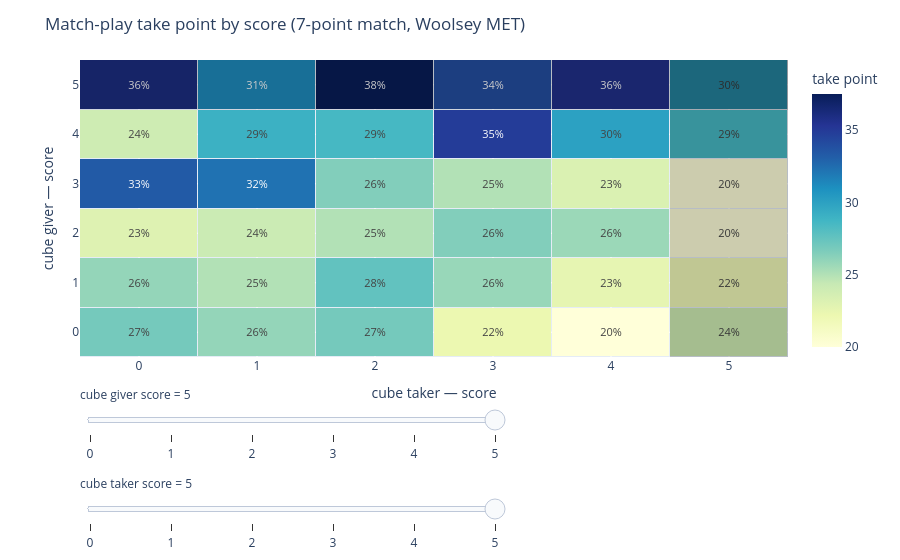

The notebook cell saved with this chart:
### Markdown cell above
## Match play: factoring in the score

In a money game the take point was a fixed 25%, because a point was always worth a point — win or lose, its value never moved. A match breaks that. You are racing to a target, so a point is worth more or less depending on the score: the one that takes you from 6 to 7 wins the whole match, while a point banked at 6–2 barely moves anything. Once a point's worth floats with the score, so does the take point — 25% is no longer the answer everywhere.

So we need what a point is worth at a given score, and that is just your chance of winning the match from there. A **match equity table** (MET) is that chance written out for every score; the map below uses the classic Woolsey–Heinrich MET for a 7-point match.

The take-versus-drop comparison is the same one as in money — only the currency changed, from points to match-winning chances. Dropping locks in one score; taking splits you between winning and losing the doubled game, each landing at a different score. Read those three chances off the MET,

$$\text{TP} = \frac{a - b}{c - b}, \qquad \begin{aligned} a &= \text{drop (doubler scores 1)} \\ b &= \text{take and lose 2} \\ c &= \text{take and win 2} \end{aligned}$$

and the take point is the win rate where taking and dropping break even.

Set the two sliders to the giver's and taker's scores; the crosshair marks the cell, and its number is the taker's take point. The score pulls it both ways. At **5–5**, each side two points from the match, it climbs to about **30%** — the take is fine, but the cube dies after it (two points ends the match), so there is no redouble to lean on. A trailing taker takes tighter, near **34%** when behind (needing 4 while the doubler needs 2); the leader in the mirror takes loose, near **20%**.

Two edges the map leaves off. Reach 6, one point from the match, and the Crawford rule turns the cube off for a game; at 6–6, double match point, you always take and just try to win the game. And these take points are cubeless — where the cube stays live, like 2–2, a redouble you still own pulls them a little below what the map shows.

### Code cell
import plotly.graph_objects as go

MET_PCT = [
    [50, 70, 75, 83, 85, 90, 91, 94, 95, 97, 97, 98, 98, 99, 99],
    [30, 50, 60, 68, 75, 81, 85, 88, 91, 93, 94, 95, 96, 97, 98],
    [25, 40, 50, 59, 66, 71, 76, 80, 84, 87, 90, 92, 94, 95, 96],
    [17, 32, 41, 50, 58, 64, 70, 75, 79, 83, 86, 88, 90, 92, 93],
    [15, 25, 34, 42, 50, 57, 63, 68, 73, 77, 81, 84, 87, 89, 90],
    [10, 19, 29, 36, 43, 50, 56, 62, 67, 72, 76, 79, 82, 85, 87],
    [9, 15, 24, 30, 37, 44, 50, 56, 61, 66, 70, 74, 78, 81, 84],
    [6, 12, 20, 25, 32, 38, 44, 50, 55, 60, 65, 69, 73, 77, 80],
    [5, 9, 16, 21, 27, 33, 39, 45, 50, 55, 60, 64, 68, 72, 76],
    [3, 7, 13, 17, 23, 28, 34, 40, 45, 50, 55, 60, 64, 68, 71],
    [3, 6, 10, 14, 19, 24, 30, 35, 40, 45, 50, 55, 59, 63, 67],
    [2, 5, 8, 12, 16, 21, 26, 31, 36, 40, 45, 50, 54, 58, 62],
    [2, 4, 6, 10, 13, 18, 22, 27, 32, 36, 41, 46, 50, 54, 58],
    [1, 3, 5, 8, 11, 15, 19, 23, 28, 32, 37, 42, 46, 50, 54],
    [1, 2, 4, 7, 10, 13, 16, 20, 24, 29, 33, 38, 42, 46, 50],
]
MATCH = 7


def met(t, d):
    if t <= 0:
        return 100.0
    if d <= 0:
        return 0.0
    return float(MET_PCT[t - 1][d - 1])


def take_point(taker_score, giver_score):
    t, d = MATCH - taker_score, MATCH - giver_score
    a = met(t, d - 1)
    b = met(t, d - 2)
    c = met(t - 2, d)
    if c == b:
        return None
    return (a - b) / (c - b) * 100


scores = list(range(0, 6))
n = len(scores)
z = [[take_point(t, d) for t in scores] for d in scores]
text = [[f"{v:.0f}" if v is not None else "" for v in row] for row in z]

fig = go.Figure(go.Heatmap(
    z=z, x=[str(s) for s in scores], y=[str(s) for s in scores],
    text=text, texttemplate="%{text}%", textfont=dict(size=11),
    colorscale="YlGnBu", xgap=1, ygap=1, colorbar=dict(title="take point")))

lo, hi = -0.5, n - 0.5
start = n - 1
fig.update_layout(shapes=[
    dict(type="rect", xref="x", yref="y", x0=lo, x1=hi, y0=start - 0.5, y1=start + 0.5,
         fillcolor="rgba(0,0,0,0.20)", line=dict(width=0)),
    dict(type="rect", xref="x", yref="y", x0=start - 0.5, x1=start + 0.5, y0=lo, y1=hi,
         fillcolor="rgba(0,0,0,0.20)", line=dict(width=0)),
])

giver_steps = [dict(method="relayout", label=str(s),
                    args=[{"shapes[0].y0": i - 0.5, "shapes[0].y1": i + 0.5}])
               for i, s in enumerate(scores)]
taker_steps = [dict(method="relayout", label=str(s),
                    args=[{"shapes[1].x0": j - 0.5, "shapes[1].x1": j + 0.5}])
               for j, s in enumerate(scores)]

fig.update_layout(
    sliders=[
        dict(active=start, y=-0.02, len=0.6, currentvalue={"prefix": "cube giver score = "},
             steps=giver_steps),
        dict(active=start, y=-0.32, len=0.6, currentvalue={"prefix": "cube taker score = "},
             steps=taker_steps),
    ],
    title="Match-play take point by score (7-point match, Woolsey MET)",
    xaxis_title="cube taker — score",
    yaxis_title="cube giver — score",
    margin=dict(t=60, b=140))
fig.show()

### Figure 1 — Plotly figure (JSON) as saved in the notebook; plotly's stock layout.template omitted (floating-point values rounded to 4 significant figures)
{"data": [{"colorbar": {"title": {"text": "take point"}}, "colorscale": [[0, "rgb(255,255,217)"], [0.125, "rgb(237,248,177)"], [0.25, "rgb(199,233,180)"], [0.375, "rgb(127,205,187)"], [0.5, "rgb(65,182,196)"], [0.625, "rgb(29,145,192)"], [0.75, "rgb(34,94,168)"], [0.875, "rgb(37,52,148)"], [1, "rgb(8,29,88)"]], "text": [["27", "26", "27", "22", "20", "24"], ["26", "25", "28", "26", "23", "22"], ["23", "24", "25", "26", "26", "20"], ["33", "32", "26", "25", "23", "20"], ["24", "29", "29", "35", "30", "29"], ["36", "31", "38", "34", "36", "30"]], "textfont": {"size": 11}, "texttemplate": "%{text}%", "type": "heatmap", "x": ["0", "1", "2", "3", "4", "5"], "xgap": 1, "y": ["0", "1", "2", "3", "4", "5"], "ygap": 1, "z": [[26.92, 25.93, 26.92, 22.22, 20, 24], [25.93, 25, 27.59, 25.81, 22.58, 21.88], [23.08, 24.14, 25, 26.47, 25.71, 20], [33.33, 32.26, 26.47, 25, 23.26, 20], [24, 29.03, 28.57, 34.88, 30, 28.57], [36, 31.25, 37.5, 34, 35.71, 30]]}], "layout": {"margin": {"b": 140, "t": 60}, "shapes": [{"fillcolor": "rgba(0,0,0,0.20)", "line": {"width": 0}, "type": "rect", "x0": -0.5, "x1": 5.5, "xref": "x", "y0": 4.5, "y1": 5.5, "yref": "y"}, {"fillcolor": "rgba(0,0,0,0.20)", "line": {"width": 0}, "type": "rect", "x0": 4.5, "x1": 5.5, "xref": "x", "y0": -0.5, "y1": 5.5, "yref": "y"}], "sliders": [{"active": 5, "currentvalue": {"prefix": "cube giver score = "}, "len": 0.6, "steps": [{"args": [{"shapes[0].y0": -0.5, "shapes[0].y1": 0.5}], "label": "0", "method": "relayout"}, {"args": [{"shapes[0].y0": 0.5, "shapes[0].y1": 1.5}], "label": "1", "method": "relayout"}, {"args": [{"shapes[0].y0": 1.5, "shapes[0].y1": 2.5}], "label": "2", "method": "relayout"}, {"args": [{"shapes[0].y0": 2.5, "shapes[0].y1": 3.5}], "label": "3", "method": "relayout"}, {"args": [{"shapes[0].y0": 3.5, "shapes[0].y1": 4.5}], "label": "4", "method": "relayout"}, {"args": [{"shapes[0].y0": 4.5, "shapes[0].y1": 5.5}], "label": "5", "method": "relayout"}], "y": -0.02}, {"active": 5, "currentvalue": {"prefix": "cube taker score = "}, "len": 0.6, "steps": [{"args": [{"shapes[1].x0": -0.5, "shapes[1].x1": 0.5}], "label": "0", "method": "relayout"}, {"args": [{"shapes[1].x0": 0.5, "shapes[1].x1": 1.5}], "label": "1", "method": "relayout"}, {"args": [{"shapes[1].x0": 1.5, "shapes[1].x1": 2.5}], "label": "2", "method": "relayout"}, {"args": [{"shapes[1].x0": 2.5, "shapes[1].x1": 3.5}], "label": "3", "method": "relayout"}, {"args": [{"shapes[1].x0": 3.5, "shapes[1].x1": 4.5}], "label": "4", "method": "relayout"}, {"args": [{"shapes[1].x0": 4.5, "shapes[1].x1": 5.5}], "label": "5", "method": "relayout"}], "y": -0.32}], "title": {"text": "Match-play take point by score (7-point match, Woolsey MET)"}, "xaxis": {"title": {"text": "cube taker — score"}}, "yaxis": {"title": {"text": "cube giver — score"}}}}
